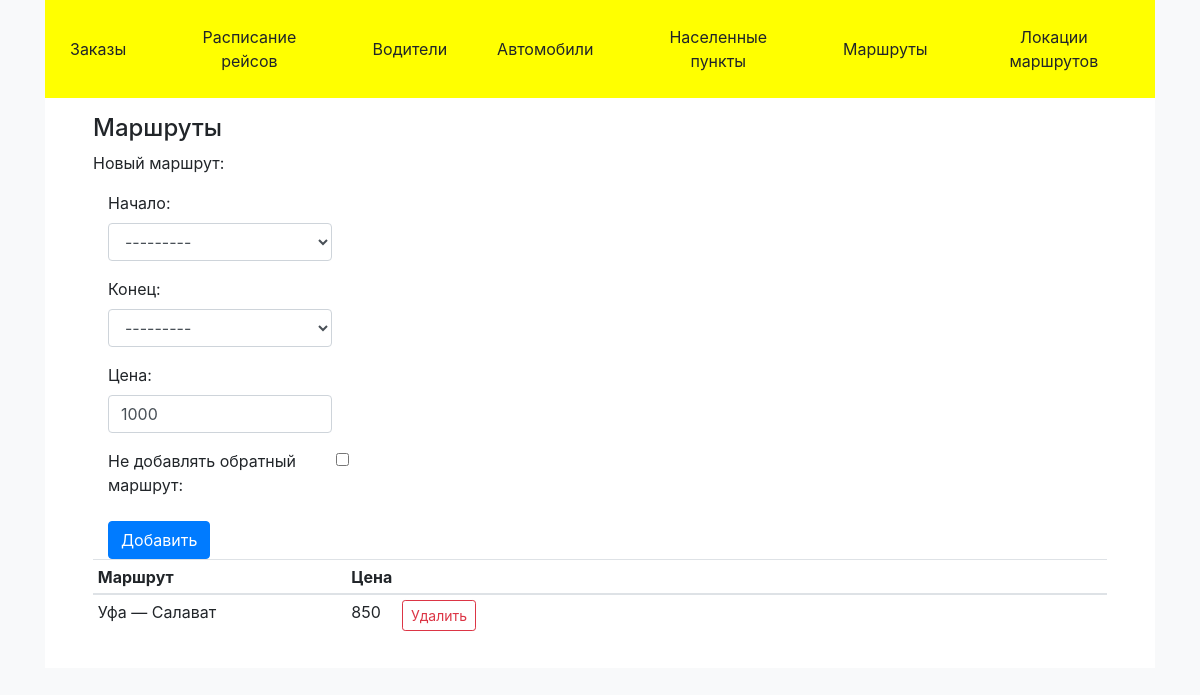
/routes, run on an earlier commit of the app's database.
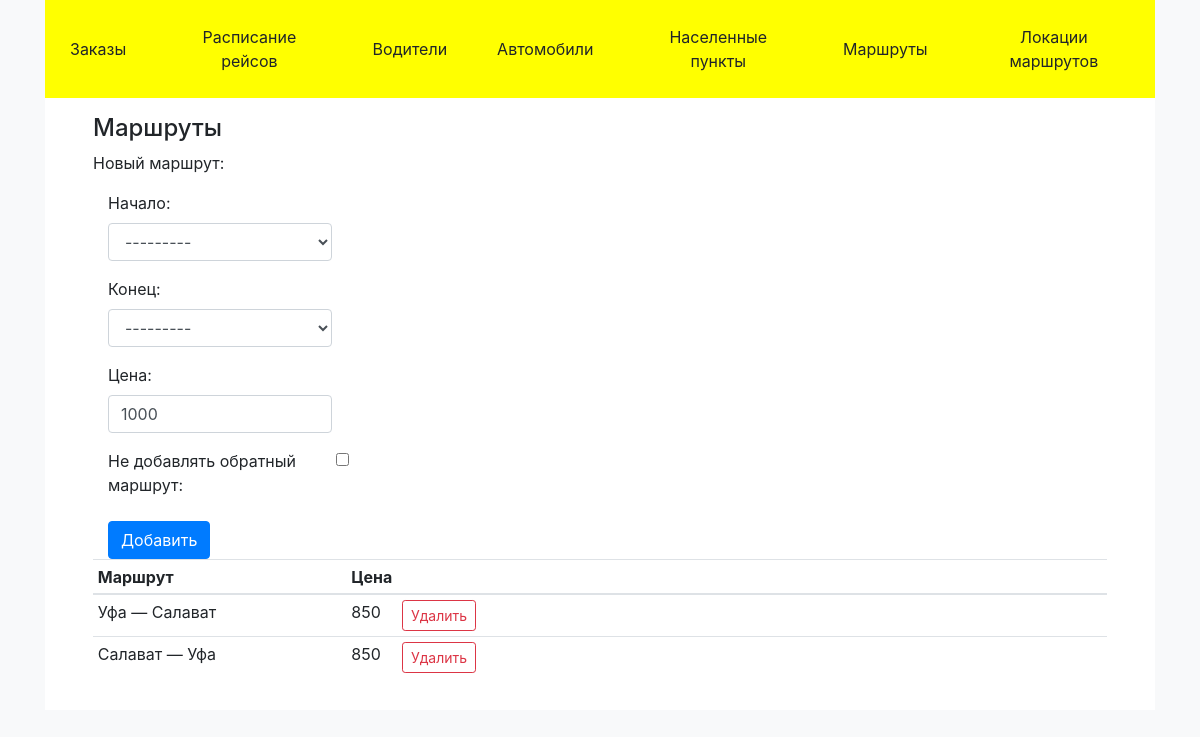
And on a later commit of the database.
### main/models.py (models this page shows, shortened)
class Route(models.Model):
    start_area = models.ForeignKey(Area, related_name='starting_routes',
                                   on_delete=models.CASCADE)
    finish_area = models.ForeignKey(Area, related_name='finishing_routes',
                                    on_delete=models.CASCADE)
    price = models.PositiveIntegerField(default=1000, validators=[
        MinValueValidator(100),
        MaxValueValidator(9999)])
    class Meta:
        unique_together = ('start_area', 'finish_area')
        verbose_name_plural = 'Маршруты'

class Area(models.Model):
    name = models.CharField(max_length=50, blank=False, unique=True)
    def __str__(self):
        return self.name
    class Meta:
        verbose_name_plural = 'Локации маршрута'

### main/views/routes.py (the view)
# urls.py: path('routes', views.routes.routes),
def routes(request):
    routes = Route.objects.all()
    form = RouteForm()
    dic = {
        'form': form,
        'routes': routes,
        'title': 'Маршруты',
    }
    return render(request, 'main/routes.html', dic)

### main/forms.py
class RouteForm(forms.Form):
    start_area = forms.ModelChoiceField(
        label='Начало',
        widget=forms.Select(attrs={
            "class": "form-control",
        }),
        queryset=Area.objects.all().order_by('name')
    )
    finish_area = forms.ModelChoiceField(
        label='Конец',
        widget=forms.Select(attrs={
            "class": "form-control",
        }),
        queryset=Area.objects.all().order_by('name')
    )
    price = forms.IntegerField(
        label='Цена',
        initial=1000,
        step_size=50,
        min_value=100,
        max_value=9999,
        widget=forms.NumberInput(attrs={
            "class": "form-control mb-3",
        }),)
    no_reverse_route = forms.BooleanField(
        label='Не добавлять обратный маршрут',
        widget=forms.CheckboxInput(attrs={
            "class": "form-check-inline form-check-input mx-1 mt-1",
        }),
        required=False,
    )
    required_css_class = rcc
    class Meta:
        model = Route
        exclude = []

### main/templates/main/routes.html (shortened to what this page needs)
{% extends 'main/base.html' %}
{% block content %}
<div>
    <div>Новый маршрут:</div>
    <form method="post" action="route/add" class="col-md-3">
        {{ form }}
            <div class="">
                <input type="submit"  value='Добавить'
                       class="btn btn-primary mt-3 justify-content-end"/>
            </div>
    </form>
    <table class="table table-sm table-hover" width="50%">
        <thead>
        <tr>
            <th class="" width="25%">
                Маршрут
            </th>
            <th class="" width="5%">
                Цена
            </th>
            <th class="">
            </th>
        </tr>
        </thead>
        <tbody>
            {% for route in routes %}
                <tr>
                    <td>{{ route.start_area.name }} — {{ route.finish_area.name }}</td>
                    <td>{{ route.price }}</td>
                    <td>
                        <form method="post" action="route/delete/{{route.id}}" class="">
                            <input type="submit"  value='Удалить'
                                   class="btn btn-sm btn-outline-danger justify-content-end"/>
                        </form>
                    </td>
                </tr>
            {% endfor %}
        </tbody>
    </table>
</div>
{% endblock %}

What changed in the data, as far as the page shows it:
added Route: start_area.name "Салават", finish_area.name "Уфа", price "850"
